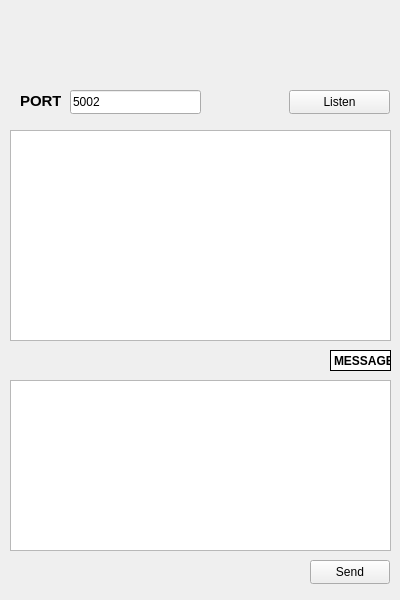
<?xml version="1.0" encoding="UTF-8"?>
<ui version="4.0">
 <class>server</class>
 <widget class="QWidget" name="server">
  <property name="geometry">
   <rect>
    <x>0</x>
    <y>0</y>
    <width>400</width>
    <height>600</height>
   </rect>
  </property>
  <property name="sizePolicy">
   <sizepolicy hsizetype="Fixed" vsizetype="Fixed">
    <horstretch>0</horstretch>
    <verstretch>0</verstretch>
   </sizepolicy>
  </property>
  <property name="minimumSize">
   <size>
    <width>400</width>
    <height>600</height>
   </size>
  </property>
  <property name="maximumSize">
   <size>
    <width>400</width>
    <height>600</height>
   </size>
  </property>
  <property name="sizeIncrement">
   <size>
    <width>400</width>
    <height>600</height>
   </size>
  </property>
  <property name="baseSize">
   <size>
    <width>400</width>
    <height>600</height>
   </size>
  </property>
  <property name="windowTitle">
   <string>QTcpServer</string>
  </property>
  <widget class="QPushButton" name="btn_listen">
   <property name="geometry">
    <rect>
     <x>289</x>
     <y>90</y>
     <width>101</width>
     <height>24</height>
    </rect>
   </property>
   <property name="text">
    <string>Listen</string>
   </property>
  </widget>
  <widget class="QLabel" name="label">
   <property name="geometry">
    <rect>
     <x>20</x>
     <y>90</y>
     <width>41</width>
     <height>21</height>
    </rect>
   </property>
   <property name="font">
    <font>
     <pointsize>11</pointsize>
     <bold>true</bold>
    </font>
   </property>
   <property name="text">
    <string>PORT</string>
   </property>
  </widget>
  <widget class="QLineEdit" name="lineEdit_Port">
   <property name="geometry">
    <rect>
     <x>70</x>
     <y>90</y>
     <width>131</width>
     <height>24</height>
    </rect>
   </property>
   <property name="text">
    <string>5002</string>
   </property>
  </widget>
  <widget class="QTextBrowser" name="textBrowser">
   <property name="geometry">
    <rect>
     <x>10</x>
     <y>130</y>
     <width>381</width>
     <height>211</height>
    </rect>
   </property>
  </widget>
  <widget class="QLabel" name="label_2">
   <property name="geometry">
    <rect>
     <x>330</x>
     <y>350</y>
     <width>61</width>
     <height>21</height>
    </rect>
   </property>
   <property name="font">
    <font>
     <bold>true</bold>
    </font>
   </property>
   <property name="styleSheet">
    <string notr="true">border: 1px solid black;
background-color: white;</string>
   </property>
   <property name="text">
    <string>MESSAGE</string>
   </property>
  </widget>
  <widget class="QTextEdit" name="textEdit">
   <property name="geometry">
    <rect>
     <x>10</x>
     <y>380</y>
     <width>381</width>
     <height>171</height>
    </rect>
   </property>
  </widget>
  <widget class="QPushButton" name="btn_send">
   <property name="geometry">
    <rect>
     <x>310</x>
     <y>560</y>
     <width>80</width>
     <height>24</height>
    </rect>
   </property>
   <property name="text">
    <string>Send</string>
   </property>
  </widget>
  <widget class="QLabel" name="label_4">
   <property name="geometry">
    <rect>
     <x>10</x>
     <y>10</y>
     <width>381</width>
     <height>61</height>
    </rect>
   </property>
   <property name="styleSheet">
    <string notr="true">image: url(:/images/images/mepsanlogo1.png);</string>
   </property>
   <property name="text">
    <string/>
   </property>
  </widget>
 </widget>
 <resources/>
 <connections/>
</ui>
